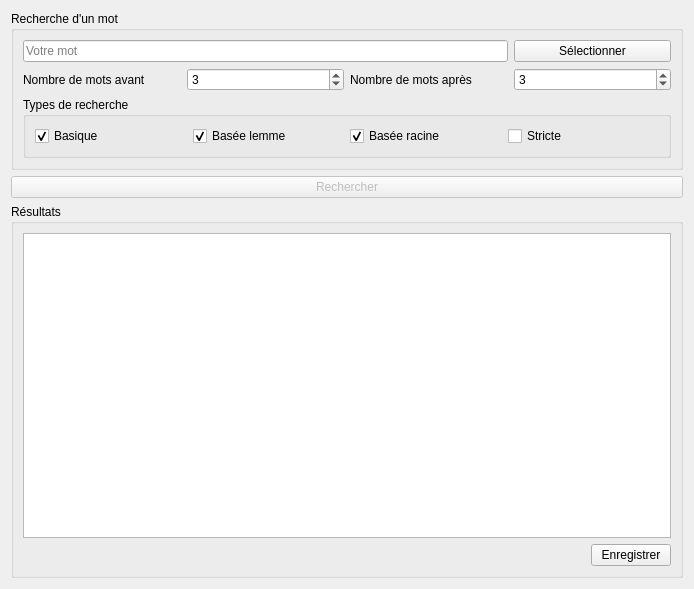
<?xml version="1.0" encoding="UTF-8"?>
<ui version="4.0">
 <class>ConcordanceTab</class>
 <widget class="QWidget" name="ConcordanceTab">
  <property name="geometry">
   <rect>
    <x>0</x>
    <y>0</y>
    <width>694</width>
    <height>589</height>
   </rect>
  </property>
  <property name="windowTitle">
   <string>Concordanceur</string>
  </property>
  <property name="locale">
   <locale language="French" country="France"/>
  </property>
  <layout class="QVBoxLayout" name="verticalLayout_2">
   <item>
    <widget class="QGroupBox" name="concordanceSourceGroupBox">
     <property name="title">
      <string>Recherche d'un mot</string>
     </property>
     <layout class="QGridLayout" name="gridLayout">
      <item row="2" column="0">
       <widget class="QLabel" name="concordanceSourceWordsBeforeLabel">
        <property name="sizePolicy">
         <sizepolicy hsizetype="Preferred" vsizetype="Preferred">
          <horstretch>0</horstretch>
          <verstretch>0</verstretch>
         </sizepolicy>
        </property>
        <property name="text">
         <string>Nombre de mots avant</string>
        </property>
       </widget>
      </item>
      <item row="2" column="3">
       <widget class="QSpinBox" name="concordanceSourceWordsAfterSpinBox">
        <property name="minimum">
         <number>0</number>
        </property>
        <property name="maximum">
         <number>20</number>
        </property>
        <property name="value">
         <number>3</number>
        </property>
       </widget>
      </item>
      <item row="2" column="2">
       <widget class="QLabel" name="concordanceSourceWordsAfterLabel">
        <property name="sizePolicy">
         <sizepolicy hsizetype="Preferred" vsizetype="Preferred">
          <horstretch>0</horstretch>
          <verstretch>0</verstretch>
         </sizepolicy>
        </property>
        <property name="text">
         <string>Nombre de mots après</string>
        </property>
       </widget>
      </item>
      <item row="2" column="1">
       <widget class="QSpinBox" name="concordanceSourceWordsBeforeSpinBox">
        <property name="minimum">
         <number>0</number>
        </property>
        <property name="maximum">
         <number>20</number>
        </property>
        <property name="value">
         <number>3</number>
        </property>
       </widget>
      </item>
      <item row="0" column="0" colspan="3">
       <widget class="QLineEdit" name="concordanceSourceLineEdit">
        <property name="placeholderText">
         <string>Votre mot</string>
        </property>
       </widget>
      </item>
      <item row="0" column="3">
       <widget class="QPushButton" name="concordanceSourceSelectPushButton">
        <property name="text">
         <string>Sélectionner</string>
        </property>
        <property name="autoDefault">
         <bool>false</bool>
        </property>
       </widget>
      </item>
      <item row="3" column="0" colspan="4">
       <widget class="QGroupBox" name="concordanceSourceSearchTypesGroupBox">
        <property name="title">
         <string>Types de recherche</string>
        </property>
        <layout class="QHBoxLayout" name="horizontalLayout_2">
         <item>
          <widget class="QCheckBox" name="concordanceSourceBasicSearchTypeCheckBox">
           <property name="text">
            <string>Basique</string>
           </property>
           <property name="checked">
            <bool>true</bool>
           </property>
          </widget>
         </item>
         <item>
          <widget class="QCheckBox" name="concordanceSourceLemmeSearchTypeCheckBox">
           <property name="text">
            <string>Basée lemme</string>
           </property>
           <property name="checked">
            <bool>true</bool>
           </property>
          </widget>
         </item>
         <item>
          <widget class="QCheckBox" name="concordanceSourceRootSearchTypeCheckBox">
           <property name="text">
            <string>Basée racine</string>
           </property>
           <property name="checked">
            <bool>true</bool>
           </property>
          </widget>
         </item>
         <item>
          <widget class="QCheckBox" name="concordanceStrictSearchCheckBox">
           <property name="text">
            <string>Stricte</string>
           </property>
          </widget>
         </item>
        </layout>
       </widget>
      </item>
     </layout>
    </widget>
   </item>
   <item>
    <widget class="QPushButton" name="concordanceSearchPushButton">
     <property name="enabled">
      <bool>false</bool>
     </property>
     <property name="text">
      <string>Rechercher</string>
     </property>
     <property name="default">
      <bool>true</bool>
     </property>
    </widget>
   </item>
   <item>
    <widget class="QGroupBox" name="concordanceResultsGroupBox">
     <property name="title">
      <string>Résultats</string>
     </property>
     <layout class="QVBoxLayout" name="verticalLayout">
      <item>
       <widget class="QTextEdit" name="concordanceResultsTextEdit">
        <property name="readOnly">
         <bool>true</bool>
        </property>
       </widget>
      </item>
      <item>
       <layout class="QHBoxLayout" name="horizontalLayout">
        <item>
         <spacer name="horizontalSpacer">
          <property name="orientation">
           <enum>Qt::Horizontal</enum>
          </property>
          <property name="sizeHint" stdset="0">
           <size>
            <width>40</width>
            <height>20</height>
           </size>
          </property>
         </spacer>
        </item>
        <item>
         <widget class="QPushButton" name="concordanceResultsSavePushButton">
          <property name="text">
           <string>Enregistrer</string>
          </property>
         </widget>
        </item>
       </layout>
      </item>
     </layout>
    </widget>
   </item>
  </layout>
 </widget>
 <resources/>
 <connections/>
</ui>
